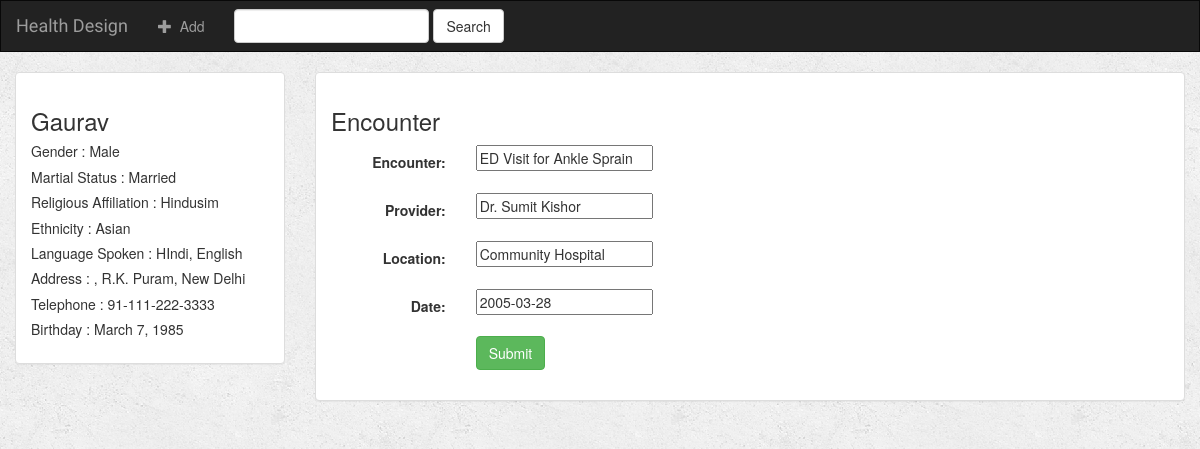
The page /10/3/update-encounters/ on the database its author committed.
### HealthDesign/models.py (models this page shows)
class Demographics(models.Model):
    first_name = models.CharField(max_length=30)
    last_name = models.CharField(max_length=30)
    gender = models.CharField(max_length=6)
    martial_status = models.CharField(max_length=10)
    religious_affiliation = models.CharField(max_length=10)
    ethnicity = models.CharField(max_length=30)
    language_spoken = models.CharField(max_length=50)
    address = models.CharField(max_length=100)
    telephone = models.CharField(max_length=20)
    birthday = models.DateField()

class Encounters(models.Model):
    demographics = models.ForeignKey(Demographics, on_delete=models.CASCADE)
    encounter = models.CharField(max_length=50)
    provider = models.CharField(max_length=50)
    location = models.CharField(max_length=50)
    date = models.DateField()

### HealthDesign/views.py (the view)
# urls.py: url(r'(?P<demographics_id>[0-9]+)/(?P<encounters_id>[0-9]+)/update-encounters/$', views.encounters_update, name='encounters-update'),
def encounters_update(request, demographics_id, encounters_id):
    demographics = get_object_or_404(Demographics, pk=demographics_id)
    encounter = get_object_or_404(Encounters, pk=encounters_id)
    form = EncountersForm(request.POST or None, request.FILES or None, instance=encounter)
    if form.is_valid():
        encounter = form.save(commit=False)
        encounter.demographics = demographics
        encounter.save()
        return render(request, 'HealthDesign/detail.html', {'demographics': demographics})
    context = {
        "form": form,
        "demographics": demographics
    }
    return render(request, 'HealthDesign/encounters_form.html', context)

### HealthDesign/forms.py
class EncountersForm(forms.ModelForm):
    class Meta:
        model = Encounters
        fields = ['encounter', 'provider', 'location', 'date']

### HealthDesign/templates/HealthDesign/encounters_form.html (shortened to what this page needs)
{% extends 'HealthDesign/base.html' %}
{% block body %}
<div class="container-fluid">
    <div class="row">
        <div class="col-sm-4 col-md-3">
            <div class="panel panel-default">
                <div class="panel-body">
                    <h3>{{ demographics.first_name }} {{ demographics.Last_name }}</h3>
                    <h5> Gender : {{ demographics.gender }}</h5>
                    <h5> Martial Status : {{ demographics.martial_status }}</h5>
                    <h5> Religious Affiliation : {{ demographics.religious_affiliation }}</h5>
                    <h5> Ethnicity : {{ demographics.ethnicity }}</h5>
                    <h5> Language Spoken : {{ demographics.language_spoken }}</h5>
                    <h5> Address : {{ demographics.address }}</h5>
                    <h5> Telephone : {{ demographics.telephone }}</h5>
                    <h5> Birthday : {{ demographics.birthday }}</h5>
                </div>
            </div>
        </div>
        <div class="col-sm-8 col-md-9">
            <div class="panel panel-default">
                <div class="panel-body">
                    <h3>Encounter</h3>
                    <form class="form-horizontal" role="form" action="" method="post" enctype="multipart/form-data">
                        {% include 'HealthDesign/form_template.html' %}
                        <div class="form-group">
                            <div class="col-sm-offset-2 col-sm-10">
                                <button type="submit" class="btn btn-success">Submit</button>
                            </div>
                        </div>
                    </form>
                </div>
            </div>
        </div>
    </div>
</div>
{% endblock %}

### HealthDesign/templates/HealthDesign/form_template.html (shortened to what this page needs)
{% for field in form %}
    <div class="form-group">
        <div class="col-sm-offset-2 col-sm-10">
        </div>
        <label class="control-label col-sm-2">{{ field.label_tag }}</label>
        <div class="col-sm-10">{{ field }}</div>
    </div>
{% endfor %}

### HealthDesign/static/HealthDesign/style.css (style rules this page uses)
body { background: white url("images/background.png"); }

### rows shown on the page
Demographics: first_name "Gaurav", gender "Male", martial_status "Married", religious_affiliation "Hindusim", ethnicity "Asian", language_spoken "HIndi, English", address ", R.K. Puram, New Delhi", telephone "91-111-222-3333", birthday "March 7, 1985"
Encounters: form "ED Visit for Ankle Sprain" "Dr. Sumit Kishor" "Community Hospital" "2005-03-28"

### other values the page prints
{{ field.label_tag }} "Encounter:" "Provider:" "Location:" "Date:"
